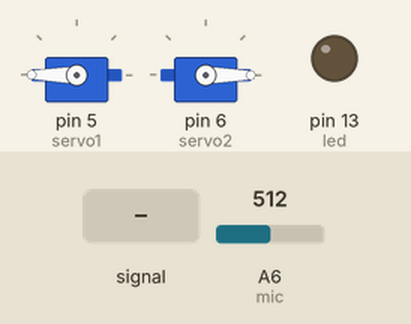
Simulated run of this sketch. Board: Arduino Nano, built with avr-gcc and run on an emulated ATmega328P. On the bench: 2 × servo, output pins drawn as LEDs (lit = HIGH). Inputs (shaded band) come from the test bench; at power-on: A6 (mic) = 512. What the sketch prints to the serial monitor is not drawn.

Above: at 1.2 s.
1.3 s: A6 (mic) fed a 1000 Hz sine of ±255 counts around its level
At 3.8 s:
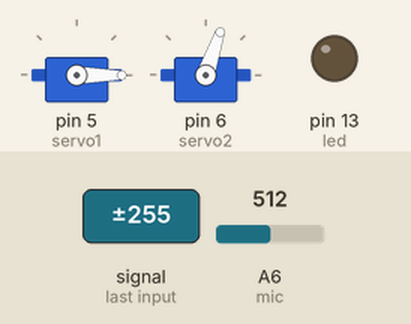
At 4.3 s:
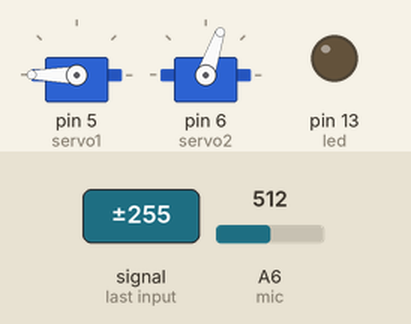
Timing chart, 0 to 16.3 s (numbered marks = the images above; inputs shaded):
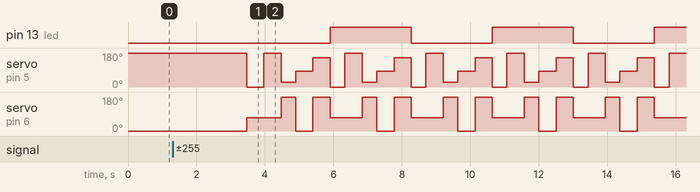

The sketch:

PhaseCoord.ino
```cpp
#include <arduinoFFT.h>
#include <Servo.h>

#define mic     A6      // CHANGE BACK TO a6
#define stressPin A7    // CHANGE BACK TO orig a7 or a3
#define randPin A4    // CHANGE BACK TO a7
#define led 13    //13 SCK

#define servo1 5//5 red//10 ross
#define servo2 6//6 red//11 ross

double findFrequency();
void setDly(int p1o,int p2o);
Servo S1;
Servo S2;
const int SERVONUM = 1;
uint16_t const del = 400;
static int p1 = 1500; static int p2 = 1500;
static int p1o= p1; static int p2o=p2;
const float spddel=2.8;//ms/degree


uint8_t minn = 0; uint8_t maxx = 180; uint8_t midd = 90;


arduinoFFT FFT = arduinoFFT(); //creates new FFT object
const uint16_t samples = 128;
int const fN = 1; //number of frequencies
//int currFreq = 6;
//double samplingFrequency = ; //breadboard: elapsed time ~ 7700us
double samplingFrequency = 7950; //smarticle: elapsed time ~ 8050us
//int freqCenters[fN] = {2000};
//int freqAcceptThresh = 50;  //+-30Hz from freqCenter is accepted
//int freqUpperBounds[fN];
//int freqLowerBounds[fN];
//double computedFreqs[5];
double vReal[samples];
double vImag[samples];

bool start = false;
int servo=2;
static bool ledVal= true;
void circleGait();
void starGait();
void starCrossGait();
void setup() {
  S1.attach(servo1, 600, 2400);
  S2.attach(servo2, 600, 2400);

  pinMode(led, OUTPUT);

  pinMode(stressPin, INPUT);
  pinMode(mic, INPUT);
  randomSeed(analogRead(randPin));
//  straighten();

  if(servo==1)
  {
    S1.writeMicroseconds(p1=2400);
    S2.writeMicroseconds(p2=2400);
    }
  else{
    S1.writeMicroseconds(p1=2400);
    S2.writeMicroseconds(p2=600);
    }
    Serial.begin(9600);
    p1o=p1;
    p2o=p2;
}
const uint8_t avgN=10;
float freqVal=0;
float indDel=0;
float globalDelay=60;
float dly=0;
const int testFreq=1000;
void loop() {

  if (start == false) {
   // digitalWrite(led, LOW);


    double freq = findFrequency();
    if (freq > testFreq+10-10 && freq < testFreq+10+10)
    {
      freqVal=0;
      for(int k=0; k<avgN;k++)
      {
        freqVal=freqVal+findFrequency();

      }
      freqVal=freqVal/avgN/testFreq;
      //freqVal=1;
      //indDel=globalDelay/freqVal;

      indDel=globalDelay;
      start = true;
    }
  }
  else {
//    light(ledVal= !ledVal);
    light(ledVal= !ledVal);

    //float temp= 150.0-150.0/freqVal;
    starCrossGait();
    //delay(globalDelay-10);
    //delayMicroseconds((indDel-globalDelay+10)*1000);

  }

}
/* Uses FFT analysis to calculate the dominant frequency picked up by the microphone */
double findFrequency() {
  double startTime = micros();
  for (uint16_t i = 0; i < samples; i++)
  {
    vReal[i] = double(analogRead(mic));
    vImag[i] = 0;
    // Serial.print(vReal[i]);
    // Serial.print("      ");
  }
  double endTime = micros();
  double elapsedTime = endTime - startTime; //~ 7700 microseconds
  //Serial.println(elapsedTime);
  samplingFrequency = 1 / (elapsedTime / 64000000/2); /*approximates using previous sampling frequency*/

  FFT.Windowing(vReal, samples, FFT_WIN_TYP_HAMMING, FFT_FORWARD);  /* Weigh data */
  FFT.Compute(vReal, vImag, samples, FFT_FORWARD); /* Compute FFT */
  FFT.ComplexToMagnitude(vReal, vImag, samples); /* Compute magnitudes */
  double x = FFT.MajorPeak(vReal, samples, samplingFrequency);
  Serial.println(x, 6);
  return x;

}

void straighten() {
  S1.writeMicroseconds(p1 = 1500);
  S2.writeMicroseconds(p2 = 1500);
  delay(del);
}

void leftSquareGait() {
  int A1[] = {maxx, maxx, minn, minn};
  int A2[] = {maxx, minn, minn, maxx};
  if(servo!=1){
  A1[0] = maxx;
  A1[1] = minn;
  A1[2] = minn;
  A1[3] = maxx;

  A2[0] = minn;
  A2[1] = minn;
  A2[2] = maxx;
  A2[3] = maxx;
  }
  for (int i = 0; i < (sizeof(A1) / sizeof(int)); i++)
  {
    p1o=p1;
    p2o=p2;
    S1.writeMicroseconds(p1 = A1[i] * 10 + 600);
    S2.writeMicroseconds(p2 = A2[i] * 10 + 600);
    setDly(p1o,p2o);
//    float dist=sqrt(float((p1-p1o)*(p1-p1o)+(p2-p2o)*(p2-p2o)));
//    delay(int(spddel*dist));
    delay(dly);

  }
}

void light(bool a)
{
  if (a)
    digitalWrite(led, HIGH);
  else
    digitalWrite(led, LOW);
}
void circleGait() {
  int pts = 20; //pts in gait
  //int dly = 60; //delay between pts in circle
  int cent1= 0;
  int cent2= 0;
  int rad = 90;
  float ang1=600;
  float ang2=600;
  //make sure rad +- center is > 0 and < 180

  for(float i=0;i < pts; i++)
  {
    ang1 = cent1 + rad*cos(float(i/pts)*2*PI);
    ang2 = cent2 + rad*sin(float(i/pts)*2*PI);
    p1o=p1;  p2o=p2;
    S1.writeMicroseconds(p1=int(ang1*10+1500));
    S2.writeMicroseconds(p2=int(ang2*10+1500));
    setDly(p1o,p2o);
//    delay(globalDelay-10);
//    delayMicroseconds((indDel-globalDelay+10)*1000);

    delay(dly/freqVal);
  }
}

void zGait() {
  static int A1[] = {maxx,minn};
  static int A2[] = {maxx,minn};
  if(servo!=1){
  A1[0] = minn;
  A1[1] = maxx;

  A2[0] = minn;
  A2[1] = maxx;
  }

  for (int i = 0; i < (sizeof(A1)/sizeof(int)); i++)
  {
    p1o=p1;  p2o=p2;
    S1.writeMicroseconds(p1 = A1[i] * 10 + 600);
    S2.writeMicroseconds(p2 = A2[i] * 10 + 600);
    setDly(p1o,p2o);
//    delay(globalDelay-10);
//    delayMicroseconds((indDel-globalDelay+10)*1000);

    delay(dly/freqVal);
    //delay(dly-10);
    //delayMicroseconds((dly/freqVal-dly+10)*1000);
  }
}

void starGait() {
  static int A1[] = {0,64,84,116,180,135,154,84,26,45};
  static int A2[] = {71,64,0,64,71,116,180,148,180,116};
  for (int i = 0; i < (sizeof(A1)/sizeof(int)); i++)
  {
    p1o=p1;  p2o=p2;
    S1.writeMicroseconds(p1 = A1[i] * 10 + 600);
    S2.writeMicroseconds(p2 = A2[i] * 10 + 600);
    setDly(p1o,p2o);
//    delay(globalDelay-10);
//    delayMicroseconds((indDel-globalDelay+10)*1000);

    delay(dly/freqVal);
    //delay(dly-10);
    //delayMicroseconds((dly/freqVal-dly+10)*1000);
  }
}

void starCrossGait() {
  static int A1[] = {0,180,26,84,154};
  static int A2[] = {71,71,180,0,180};
  for (int i = 0; i < (sizeof(A1)/sizeof(int)); i++)
  {
    p1o=p1;  p2o=p2;
    S1.writeMicroseconds(p1 = A1[i] * 10 + 600);
    S2.writeMicroseconds(p2 = A2[i] * 10 + 600);
    setDly(p1o,p2o);
//    delay(globalDelay-10);
//    delayMicroseconds((indDel-globalDelay+10)*1000);

    delay(dly/freqVal);
    //delay(dly-10);
    //delayMicroseconds((dly/freqVal-dly+10)*1000);
  }
}
void setDly(int p1o,int p2o)
{
  dly=spddel*max(abs(p1o-p1),abs(p2o-p2))/10.0;
  Serial.print(dly);
}
```

Measured:
- after the input at 1.3 s, pin 13 (led): alternates HIGH for 2.4 s and LOW for 2.4 s, starting after 4.6 s; servo on pin 5 (servo1): 180° → 0° after 2.2 s, then repeats every 2.4 s: 180° 0.50 s, 26° 0.43 s, 84° 0.50 s, 154° 0.50 s, 0° 0.43 s
